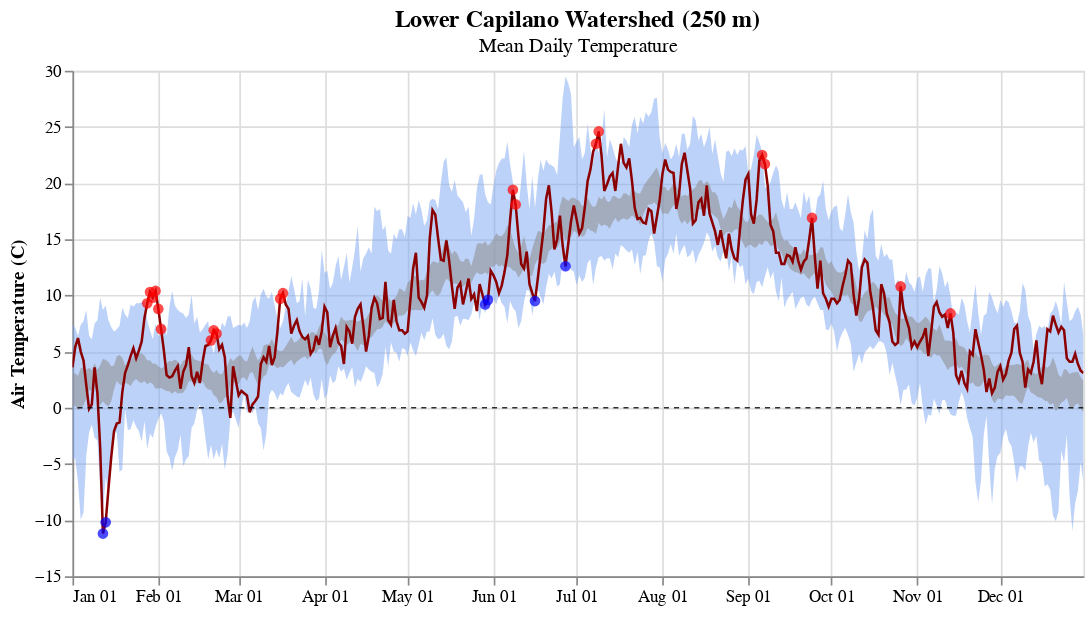

Here is the notebook cell this chart was saved with:
### Markdown cell above
## Daily Average Air Temperature
The plots below show the average daily air temperature for the current year (red line), with the range of normal (gray area), range of max and min (blue area), and the new daily high and low records (red and blue circles). 

 - New daily high temperature records were set on 20 days this year. The most significant *heat wave* occurred at the end of January and beginning of February.   
 - Daily low temperature records were set on only 6 days. Most weather stations saw new all-time low temperature records set on January 12.

### Code cell
horz_line = alt.Chart(pd.DataFrame({
  'mean_TA': [0],
  'color': ['black']
})).mark_rule(opacity=0.8, strokeDash=[3,3]).encode(
  y='mean_TA',
  color=alt.Color('color:N', scale=None)
)

title1 = alt.TitleParams(
   text='Lower Capilano Watershed (250 m)',
   subtitle="Mean Daily Temperature",
   anchor='middle',
   fontSize=14,
   fontWeight='bold')

qd_area = alt.Chart(qd_past_stats, title=title1).mark_area(color='#7DA6F3', opacity=0.5).encode(
    alt.X('monthdate(date)', title=' '),
    alt.Y('max:Q', title='Air Temperature (C)'),
    alt.Y2('min:Q')
).properties(width=600, height=300)

qd_area2 = alt.Chart(qd_past_stats).mark_area(color='#919397', opacity=0.6).encode(
    alt.X('monthdate(date)'),
    alt.Y('ci95_hi:Q'),
    alt.Y2('ci95_lo:Q')
)


qd_area + qd_area2  + qd_plot_current + horz_line.interactive()

### Figure 1 — Vega-Lite specification as saved in the notebook (floating-point values rounded to 4 significant figures; data arrays with more than 128 entries replaced by an {"elided": "..."} marker saying what was removed)
{"config": {"view": {"continuousWidth": 300, "continuousHeight": 300}}, "layer": [{"mark": {"type": "area", "color": "#7DA6F3", "opacity": 0.5}, "encoding": {"x": {"field": "date", "timeUnit": "monthdate", "title": " ", "type": "temporal"}, "y": {"field": "max", "title": "Air Temperature (C)", "type": "quantitative"}, "y2": {"field": "min"}}, "title": {"text": "Lower Capilano Watershed (250 m)", "anchor": "middle", "fontSize": 14, "fontWeight": "bold", "subtitle": "Mean Daily Temperature"}}, {"mark": {"type": "area", "color": "#919397", "opacity": 0.6}, "encoding": {"x": {"field": "date", "timeUnit": "monthdate", "type": "temporal"}, "y": {"field": "ci95_hi", "type": "quantitative"}, "y2": {"field": "ci95_lo"}}}, {"layer": [{"data": {"name": "data-a0aa76f4b88953ef6e7ae6670be24069"}, "mark": {"type": "line", "color": "darkred", "strokeWidth": 1.5}, "encoding": {"tooltip": [{"field": "date", "timeUnit": "monthdate", "title": "Date", "type": "temporal"}, {"field": "mean_TA", "title": "Air Temp", "type": "quantitative"}], "x": {"field": "date", "timeUnit": "monthdate", "type": "temporal"}, "y": {"field": "mean_TA", "type": "quantitative"}}}, {"data": {"name": "data-0359b118be0ab073bb6b90be1115fd75"}, "mark": {"type": "circle", "color": "blue", "size": 40}, "encoding": {"x": {"field": "date", "timeUnit": "monthdate", "type": "temporal"}, "y": {"field": "mean_TA", "type": "quantitative"}}}, {"data": {"name": "data-09432253fdba7331d8c09877ef44ef2b"}, "mark": {"type": "circle", "color": "red", "size": 40}, "encoding": {"x": {"field": "date", "timeUnit": "monthdate", "type": "temporal"}, "y": {"field": "mean_TA", "type": "quantitative"}}}]}, {"data": {"name": "data-8a6011465ddcacfefe65e7dfce9817a2"}, "mark": {"type": "rule", "opacity": 0.8, "strokeDash": [3, 3]}, "encoding": {"color": {"field": "color", "scale": null, "type": "nominal"}, "y": {"field": "mean_TA", "type": "quantitative"}}, "name": "view_9"}], "data": {"name": "data-592711599bdae4f7d9cb00a5fe943dc4"}, "height": 300, "params": [{"name": "param_9", "select": {"type": "interval", "encodings": ["x", "y"]}, "bind": "scales", "views": ["view_9"]}], "width": 600, "$schema": "https://vega.github.io/schema/vega-lite/v5.8.0.json", "datasets": {"data-592711599bdae4f7d9cb00a5fe943dc4": {"elided": "365 records"}, "data-a0aa76f4b88953ef6e7ae6670be24069": {"elided": "365 records"}, "data-0359b118be0ab073bb6b90be1115fd75": [{"date": "2024-01-12T00:00:00", "mean_TA": -11.2, "min_TA": -13.2, "max_TA": -7.1, "rain": 0.25, "rain_cum_yr": 181.6, "rain_cum_wyr": 1284.0, "wtr_yr_day": 104, "wtr_yr": 2024, "year": 2024, "month": 1, "day": 12, "DOY": 12, "mean": -11.2, "max": -11.2, "min": -11.2, "std": null, "sem": null, "ci95_hi": null, "ci95_lo": null, "index": 11, "low": -9.2}, {"date": "2024-01-13T00:00:00", "mean_TA": -10.2, "min_TA": -13.3, "max_TA": -4.3, "rain": 0.0, "rain_cum_yr": 181.6, "rain_cum_wyr": 1284.0, "wtr_yr_day": 105, "wtr_yr": 2024, "year": 2024, "month": 1, "day": 13, "DOY": 13, "mean": -10.2, "max": -10.2, "min": -10.2, "std": null, "sem": null, "ci95_hi": null, "ci95_lo": null, "index": 12, "low": -6.2}, {"date": "2024-05-29T00:00:00", "mean_TA": 9.2, "min_TA": 5.4, "max_TA": 15.6, "rain": 17.78, "rain_cum_yr": 1463.0, "rain_cum_wyr": 2577.0, "wtr_yr_day": 241, "wtr_yr": 2024, "year": 2024, "month": 5, "day": 29, "DOY": 150, "mean": 9.2, "max": 9.2, "min": 9.2, "std": null, "sem": null, "ci95_hi": null, "ci95_lo": null, "index": 149, "low": 9.4}, {"date": "2024-05-30T00:00:00", "mean_TA": 9.6, "min_TA": 6.5, "max_TA": 14.8, "rain": 3.05, "rain_cum_yr": 1466.0, "rain_cum_wyr": 2580.0, "wtr_yr_day": 242, "wtr_yr": 2024, "year": 2024, "month": 5, "day": 30, "DOY": 151, "mean": 9.6, "max": 9.6, "min": 9.6, "std": null, "sem": null, "ci95_hi": null, "ci95_lo": null, "index": 150, "low": 9.7}, {"date": "2024-06-16T00:00:00", "mean_TA": 9.5, "min_TA": 7.5, "max_TA": 11.7, "rain": 14.99, "rain_cum_yr": 1576.0, "rain_cum_wyr": 2690.0, "wtr_yr_day": 259, "wtr_yr": 2024, "year": 2024, "month": 6, "day": 16, "DOY": 168, "mean": 9.5, "max": 9.5, "min": 9.5, "std": null, "sem": null, "ci95_hi": null, "ci95_lo": null, "index": 167, "low": 10.6}, {"date": "2024-06-27T00:00:00", "mean_TA": 12.6, "min_TA": 11.4, "max_TA": 13.7, "rain": 5.84, "rain_cum_yr": 1597.0, "rain_cum_wyr": 2710.0, "wtr_yr_day": 270, "wtr_yr": 2024, "year": 2024, "month": 6, "day": 27, "DOY": 179, "mean": 12.6, "max": 12.6, "min": 12.6, "std": null, "sem": null, "ci95_hi": null, "ci95_lo": null, "index": 178, "low": 12.8}], "data-09432253fdba7331d8c09877ef44ef2b": [{"date": "2024-01-28T00:00:00", "mean_TA": 9.3, "min_TA": 6.8, "max_TA": 12.2, "rain": 18.29, "rain_cum_yr": 571.8, "rain_cum_wyr": 1685.0, "wtr_yr_day": 120, "wtr_yr": 2024, "year": 2024, "month": 1, "day": 28, "DOY": 28, "mean": 9.3, "max": 9.3, "min": 9.3, "std": null, "sem": null, "ci95_hi": null, "ci95_lo": null, "index": 27, "high": 7.8}, {"date": "2024-01-29T00:00:00", "mean_TA": 10.3, "min_TA": 9.8, "max_TA": 11.0, "rain": 17.27, "rain_cum_yr": 589.1, "rain_cum_wyr": 1703.0, "wtr_yr_day": 121, "wtr_yr": 2024, "year": 2024, "month": 1, "day": 29, "DOY": 29, "mean": 10.3, "max": 10.3, "min": 10.3, "std": null, "sem": null, "ci95_hi": null, "ci95_lo": null, "index": 28, "high": 6.9}, {"date": "2024-01-30T00:00:00", "mean_TA": 9.8, "min_TA": 8.7, "max_TA": 10.9, "rain": 0.75, "rain_cum_yr": 589.9, "rain_cum_wyr": 1703.0, "wtr_yr_day": 122, "wtr_yr": 2024, "year": 2024, "month": 1, "day": 30, "DOY": 30, "mean": 9.8, "max": 9.8, "min": 9.8, "std": null, "sem": null, "ci95_hi": null, "ci95_lo": null, "index": 29, "high": 6.1}, {"date": "2024-01-31T00:00:00", "mean_TA": 10.4, "min_TA": 9.3, "max_TA": 11.7, "rain": 15.5, "rain_cum_yr": 605.4, "rain_cum_wyr": 1719.0, "wtr_yr_day": 123, "wtr_yr": 2024, "year": 2024, "month": 1, "day": 31, "DOY": 31, "mean": 10.4, "max": 10.4, "min": 10.4, "std": null, "sem": null, "ci95_hi": null, "ci95_lo": null, "index": 30, "high": 7.5}, {"date": "2024-02-01T00:00:00", "mean_TA": 8.8, "min_TA": 7.8, "max_TA": 9.6, "rain": 7.87, "rain_cum_yr": 613.2, "rain_cum_wyr": 1727.0, "wtr_yr_day": 124, "wtr_yr": 2024, "year": 2024, "month": 2, "day": 1, "DOY": 32, "mean": 8.8, "max": 8.8, "min": 8.8, "std": null, "sem": null, "ci95_hi": null, "ci95_lo": null, "index": 31, "high": 6.4}, {"date": "2024-02-02T00:00:00", "mean_TA": 7.0, "min_TA": 4.6, "max_TA": 8.6, "rain": 14.73, "rain_cum_yr": 628.0, "rain_cum_wyr": 1741.0, "wtr_yr_day": 125, "wtr_yr": 2024, "year": 2024, "month": 2, "day": 2, "DOY": 33, "mean": 7.0, "max": 7.0, "min": 7.0, "std": null, "sem": null, "ci95_hi": null, "ci95_lo": null, "index": 32, "high": 6.6}, {"date": "2024-02-20T00:00:00", "mean_TA": 6.0, "min_TA": 4.8, "max_TA": 7.3, "rain": 7.87, "rain_cum_yr": 712.3, "rain_cum_wyr": 1826.0, "wtr_yr_day": 143, "wtr_yr": 2024, "year": 2024, "month": 2, "day": 20, "DOY": 51, "mean": 6.0, "max": 6.0, "min": 6.0, "std": null, "sem": null, "ci95_hi": null, "ci95_lo": null, "index": 50, "high": 5.8}, {"date": "2024-02-21T00:00:00", "mean_TA": 6.9, "min_TA": 5.8, "max_TA": 8.6, "rain": 11.94, "rain_cum_yr": 724.2, "rain_cum_wyr": 1838.0, "wtr_yr_day": 144, "wtr_yr": 2024, "year": 2024, "month": 2, "day": 21, "DOY": 52, "mean": 6.9, "max": 6.9, "min": 6.9, "std": null, "sem": null, "ci95_hi": null, "ci95_lo": null, "index": 51, "high": 4.8}, {"date": "2024-02-22T00:00:00", "mean_TA": 6.6, "min_TA": 3.6, "max_TA": 9.9, "rain": 17.78, "rain_cum_yr": 742.0, "rain_cum_wyr": 1855.0, "wtr_yr_day": 145, "wtr_yr": 2024, "year": 2024, "month": 2, "day": 22, "DOY": 53, "mean": 6.6, "max": 6.6, "min": 6.6, "std": null, "sem": null, "ci95_hi": null, "ci95_lo": null, "index": 52, "high": 6.4}, {"date": "2024-03-16T00:00:00", "mean_TA": 9.7, "min_TA": 3.7, "max_TA": 20.7, "rain": 0.0, "rain_cum_yr": 1026.0, "rain_cum_wyr": 2140.0, "wtr_yr_day": 167, "wtr_yr": 2024, "year": 2024, "month": 3, "day": 16, "DOY": 76, "mean": 9.7, "max": 9.7, "min": 9.7, "std": null, "sem": null, "ci95_hi": null, "ci95_lo": null, "index": 75, "high": 7.7}, {"date": "2024-03-17T00:00:00", "mean_TA": 10.2, "min_TA": 4.7, "max_TA": 20.7, "rain": 0.0, "rain_cum_yr": 1026.0, "rain_cum_wyr": 2140.0, "wtr_yr_day": 168, "wtr_yr": 2024, "year": 2024, "month": 3, "day": 17, "DOY": 77, "mean": 10.2, "max": 10.2, "min": 10.2, "std": null, "sem": null, "ci95_hi": null, "ci95_lo": null, "index": 76, "high": 9.0}, {"date": "2024-06-08T00:00:00", "mean_TA": 19.4, "min_TA": 11.2, "max_TA": 28.8, "rain": 0.0, "rain_cum_yr": 1551.0, "rain_cum_wyr": 2665.0, "wtr_yr_day": 251, "wtr_yr": 2024, "year": 2024, "month": 6, "day": 8, "DOY": 160, "mean": 19.4, "max": 19.4, "min": 19.4, "std": null, "sem": null, "ci95_hi": null, "ci95_lo": null, "index": 159, "high": 17.7}, {"date": "2024-06-09T00:00:00", "mean_TA": 18.1, "min_TA": 13.5, "max_TA": 23.6, "rain": 0.0, "rain_cum_yr": 1551.0, "rain_cum_wyr": 2665.0, "wtr_yr_day": 252, "wtr_yr": 2024, "year": 2024, "month": 6, "day": 9, "DOY": 161, "mean": 18.1, "max": 18.1, "min": 18.1, "std": null, "sem": null, "ci95_hi": null, "ci95_lo": null, "index": 160, "high": 17.6}, {"date": "2024-07-08T00:00:00", "mean_TA": 23.5, "min_TA": 15.5, "max_TA": 31.2, "rain": 0.0, "rain_cum_yr": 1604.0, "rain_cum_wyr": 2717.0, "wtr_yr_day": 281, "wtr_yr": 2024, "year": 2024, "month": 7, "day": 8, "DOY": 190, "mean": 23.5, "max": 23.5, "min": 23.5, "std": null, "sem": null, "ci95_hi": null, "ci95_lo": null, "index": 189, "high": 22.7}, {"date": "2024-07-09T00:00:00", "mean_TA": 24.6, "min_TA": 17.3, "max_TA": 32.7, "rain": 0.0, "rain_cum_yr": 1604.0, "rain_cum_wyr": 2717.0, "wtr_yr_day": 282, "wtr_yr": 2024, "year": 2024, "month": 7, "day": 9, "DOY": 191, "mean": 24.6, "max": 24.6, "min": 24.6, "std": null, "sem": null, "ci95_hi": null, "ci95_lo": null, "index": 190, "high": 23.8}, {"date": "2024-09-06T00:00:00", "mean_TA": 22.5, "min_TA": 16.7, "max_TA": 31.2, "rain": 0.0, "rain_cum_yr": 1728.0, "rain_cum_wyr": 2842.0, "wtr_yr_day": 341, "wtr_yr": 2024, "year": 2024, "month": 9, "day": 6, "DOY": 250, "mean": 22.5, "max": 22.5, "min": 22.5, "std": null, "sem": null, "ci95_hi": null, "ci95_lo": null, "index": 249, "high": 19.7}, {"date": "2024-09-07T00:00:00", "mean_TA": 21.7, "min_TA": 16.8, "max_TA": 28.7, "rain": 0.0, "rain_cum_yr": 1728.0, "rain_cum_wyr": 2842.0, "wtr_yr_day": 342, "wtr_yr": 2024, "year": 2024, "month": 9, "day": 7, "DOY": 251, "mean": 21.7, "max": 21.7, "min": 21.7, "std": null, "sem": null, "ci95_hi": null, "ci95_lo": null, "index": 250, "high": 19.5}, {"date": "2024-09-24T00:00:00", "mean_TA": 16.9, "min_TA": 13.7, "max_TA": 22.5, "rain": 5.59, "rain_cum_yr": 1793.0, "rain_cum_wyr": 2906.0, "wtr_yr_day": 359, "wtr_yr": 2024, "year": 2024, "month": 9, "day": 24, "DOY": 268, "mean": 16.9, "max": 16.9, "min": 16.9, "std": null, "sem": null, "ci95_hi": null, "ci95_lo": null, "index": 267, "high": 16.9}, {"date": "2024-10-26T00:00:00", "mean_TA": 10.8, "min_TA": 8.1, "max_TA": 13.6, "rain": 27.94, "rain_cum_yr": 2294.0, "rain_cum_wyr": 464.0, "wtr_yr_day": 25, "wtr_yr": 2025, "year": 2024, "month": 10, "day": 26, "DOY": 300, "mean": 10.8, "max": 10.8, "min": 10.8, "std": null, "sem": null, "ci95_hi": null, "ci95_lo": null, "index": 299, "high": 10.5}, {"date": "2024-11-13T00:00:00", "mean_TA": 8.4, "min_TA": 7.4, "max_TA": 9.3, "rain": 37.34, "rain_cum_yr": 2602.0, "rain_cum_wyr": 772.4, "wtr_yr_day": 43, "wtr_yr": 2025, "year": 2024, "month": 11, "day": 13, "DOY": 318, "mean": 8.4, "max": 8.4, "min": 8.4, "std": null, "sem": null, "ci95_hi": null, "ci95_lo": null, "index": 317, "high": 7.9}], "data-8a6011465ddcacfefe65e7dfce9817a2": [{"mean_TA": 0, "color": "black"}]}}
